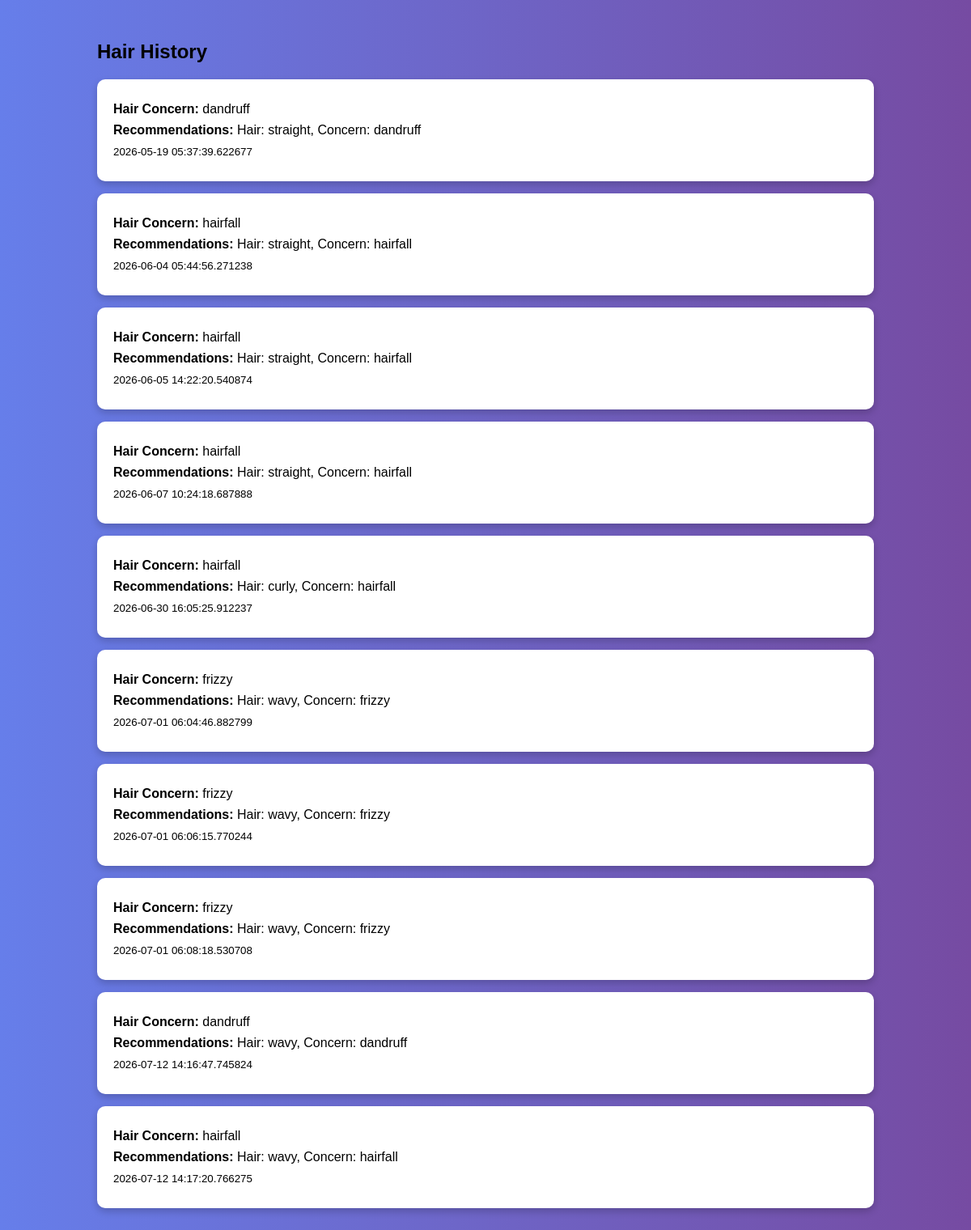
Page /hair_history (signed in) on the committed database.
### app.py (models this page shows)
class Analysis(db.Model):
    id = db.Column(db.Integer, primary_key=True)
    user_id = db.Column(db.Integer, db.ForeignKey('user.id'), nullable=False)
    skin_concern = db.Column(db.String(100))
    hair_concern = db.Column(db.String(100))
    recommendations = db.Column(db.Text)
    analysis_type = db.Column(db.String(20))
    created_at = db.Column(db.DateTime, default=datetime.utcnow)

### app.py (the view)
@app.route("/hair_history")
def hair_history():
    if "user" not in session:
        return redirect(url_for("login"))
    user = User.query.filter_by(username=session['user']).first()
    history = Analysis.query.filter_by(
        user_id=user.id,
        analysis_type="hair"
    ).all()
    return render_template("history.html", history=history, type="hair")

### templates/history.html (shortened to what this page needs)
<!DOCTYPE html>
<html lang="en">
<head>
</head>
<body>
<div class="container">
<h2>{{ type | capitalize }} History</h2>
{% if history %}
    {% for analysis in history %}
    <div class="history-card">
        {% if type == "skin" %}
            <p><b>Skin Concern:</b> {{ analysis.skin_concern }}</p>
        {% elif type == "hair" %}
            <p><b>Hair Concern:</b> {{ analysis.hair_concern }}</p>
        {% endif %}
        <p><b>Recommendations:</b> {{ analysis.recommendations }}</p>
        <p><small>{{ analysis.created_at }}</small></p>
    </div>
    {% endfor %}
{% else %}
    <p>No history found.</p>
{% endif %}
</div>
</body>
</html>

### templates/history.html (style rules this page uses)
body { font-family: Arial, sans-serif; background: linear-gradient(to right,#667eea,#764ba2); margin:0; padding:0; }
.container { width:80%; margin:auto; padding:30px; }
.history-card { background:white; padding:20px; margin:15px 0; border-radius:10px; box-shadow:0 4px 10px rgba(0,0,0,0.2); }
.history-card p { margin:8px 0; font-size:16px; }

### rows in the picture
Analysis: hair_concern "dandruff", recommendations "Hair: straight, Concern: dandruff", created_at "2026-05-19 05:37:39.622677"
Analysis: hair_concern "hairfall", recommendations "Hair: straight, Concern: hairfall", created_at "2026-06-04 05:44:56.271238"
Analysis: hair_concern "hairfall", recommendations "Hair: straight, Concern: hairfall", created_at "2026-06-05 14:22:20.540874"
Analysis: hair_concern "hairfall", recommendations "Hair: straight, Concern: hairfall", created_at "2026-06-07 10:24:18.687888"
Analysis: hair_concern "hairfall", recommendations "Hair: curly, Concern: hairfall", created_at "2026-06-30 16:05:25.912237"
Analysis: hair_concern "frizzy", recommendations "Hair: wavy, Concern: frizzy", created_at "2026-07-01 06:04:46.882799"
Analysis: hair_concern "frizzy", recommendations "Hair: wavy, Concern: frizzy", created_at "2026-07-01 06:06:15.770244"
Analysis: hair_concern "frizzy", recommendations "Hair: wavy, Concern: frizzy", created_at "2026-07-01 06:08:18.530708"
Analysis: hair_concern "dandruff", recommendations "Hair: wavy, Concern: dandruff", created_at "2026-07-12 14:16:47.745824"
Analysis: hair_concern "hairfall", recommendations "Hair: wavy, Concern: hairfall", created_at "2026-07-12 14:17:20.766275"

### other values in the picture
{{ type | capitalize }} "Hair"
